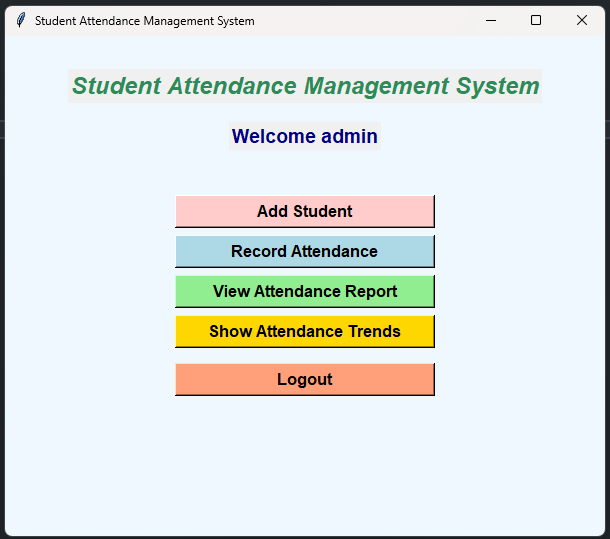
#> input picture dashboard.png, 610 x 539 px, given in place of background_login.jpg, which was not available
$ python -i main.py   (imports and definitions only)
#> lines starting #> are read from the running program, lines starting #| are printed output that depends on the picture; pictures that were not available may be replaced by others from this repository, and a replacement may not be noted
# main.py
import tkinter as tk
from tkinter import messagebox, font
from PIL import Image, ImageTk
from auth import authenticate
from student import add_student_gui
from attendance import record_attendance_gui
from reports import generate_report_gui, show_trends_gui

# Global variable to track root window (for logout)
root = None

# [49 lines left out: functions launch_main_menu, logout, not called in this run]

def login_screen():
    login_window = tk.Tk()
    login_window.title("Login - Student Attendance Management System")
    login_window.geometry("600x400")

    try:
        # Load background image
        bg_image = Image.open("assets/background_login.jpg")
#> bg_image is the input picture: PIL image 610x539 RGBA; mean R, G, B, A 224.2, 229.6, 227.2, 255
        bg_image = bg_image.resize((600, 400), Image.Resampling.LANCZOS)
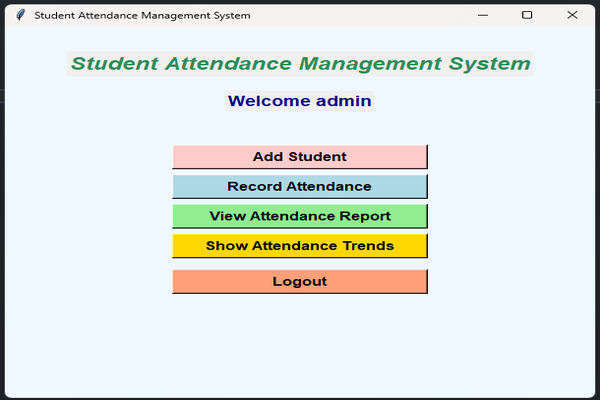
#> bg_image: PIL image 600x400 RGBA; mean R, G, B, A 224.1, 229.6, 227.1, 255
        bg_photo = ImageTk.PhotoImage(bg_image)

        bg_label = tk.Label(login_window, image=bg_photo)
        bg_label.image = bg_photo
        bg_label.place(x=0, y=0, relwidth=1, relheight=1)
    except Exception as e:
        print("Could not load background image:", e)
        login_window.configure(bg="#f0f8ff")

    # Title smaller font
    title_font = font.Font(family="Helvetica", size=16, weight="bold", slant="italic")
    title_label = tk.Label(login_window, text="Student Attendance Management System", font=title_font, fg="#2e8b57")
    title_label.place(relx=0.5, rely=0.1, anchor="center")

    # Load and place user logo image
    try:
        user_logo_image = Image.open("assets/user_logo.jpg")
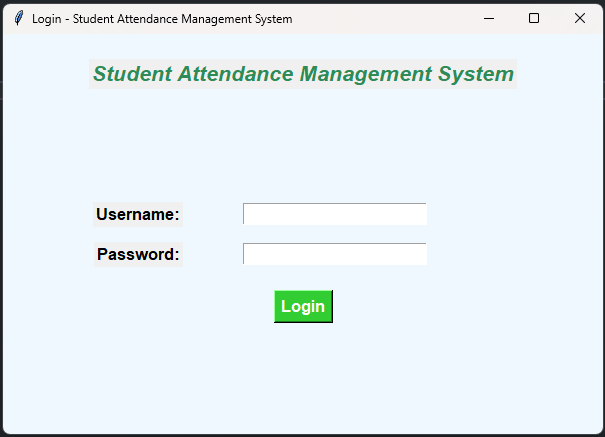
#> input picture login.png, 605 x 437 px, given in place of user_logo.jpg, which was not available
#> user_logo_image is the input picture: PIL image 605x437 RGBA; mean R, G, B, A 231.4, 239.5, 243.8, 255
        user_logo_image = user_logo_image.resize((80, 80), Image.Resampling.LANCZOS)
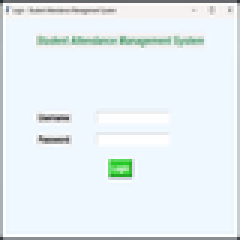
#> user_logo_image: PIL image 80x80 RGBA (shown 3 times larger); mean R, G, B, A 232.1, 240.1, 244.1, 255
        user_logo_photo = ImageTk.PhotoImage(user_logo_image)

        user_logo_label = tk.Label(login_window, image=user_logo_photo)
        user_logo_label.image = user_logo_photo
        user_logo_label.place(relx=0.5, rely=0.25, anchor="center")
    except Exception as e:
        print("Could not load user logo image:", e)

    # Username label + entry
    tk.Label(login_window, text="Username:", font=('Arial', 12, 'bold'), fg="black").place(relx=0.3, rely=0.45, anchor="e")
    username_entry = tk.Entry(login_window, font=('Arial', 12))
    username_entry.place(relx=0.4, rely=0.45, anchor="w")

    # Password label + entry
    tk.Label(login_window, text="Password:", font=('Arial', 12, 'bold'), fg="black").place(relx=0.3, rely=0.55, anchor="e")
    password_entry = tk.Entry(login_window, font=('Arial', 12), show="*")
    password_entry.place(relx=0.4, rely=0.55, anchor="w")

    # Login button
    # [10 lines left out: function do_login, not called in this run]

    tk.Button(login_window, text="Login", font=('Arial', 12, 'bold'), bg="#32cd32", fg="white", command=do_login).place(relx=0.5, rely=0.68, anchor="center")

    login_window.mainloop()

# Start the app with login screen
# [2 lines not run here, left out]

>>> result = login_screen()
